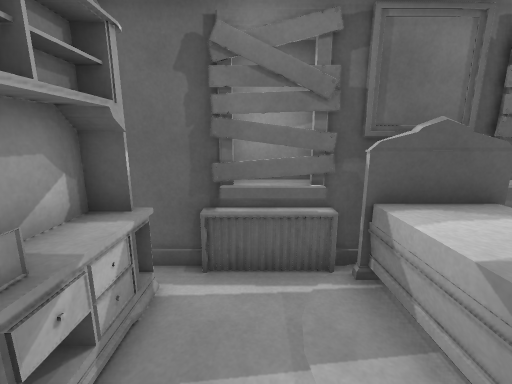
[1] (above)

12 first-person views from a walk through a 3-D level made in the Unity game engine. The camera is 1.4 m above the floor, tilts 12° down and sees 90° across. Doors are open. The floor is counted in squares, 0.5 m on a side. Each view is taken from the middle of a square. On the plan, view 1 faces up. The plan holds only what a view shows up to about 19 squares ahead; the rest is blank.

[2]
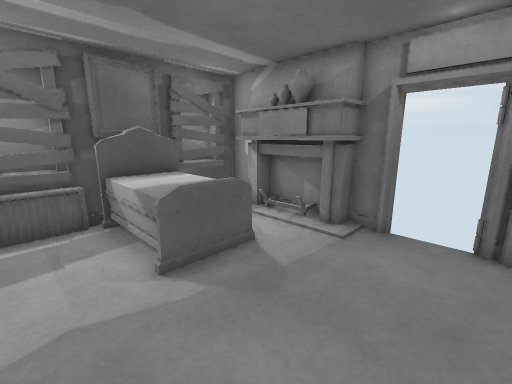

[3]
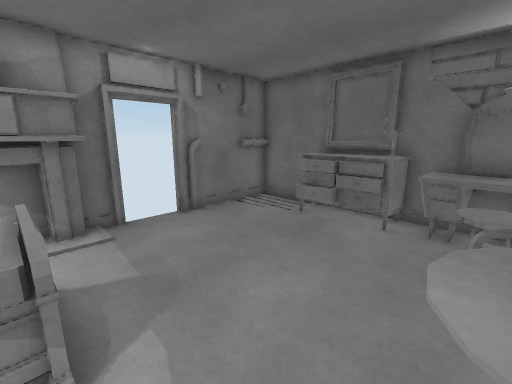

[4]
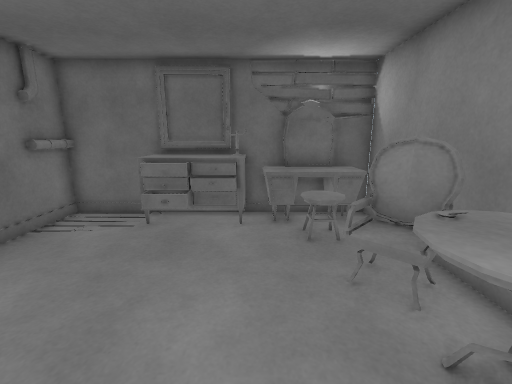

[5]
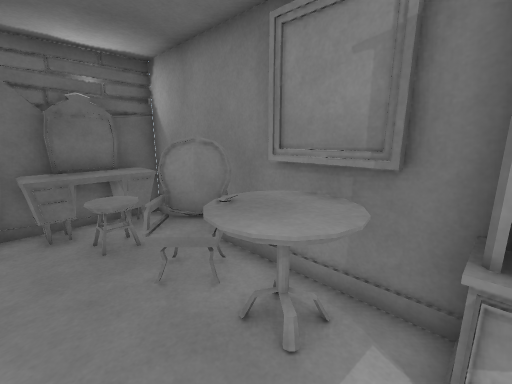

[6]
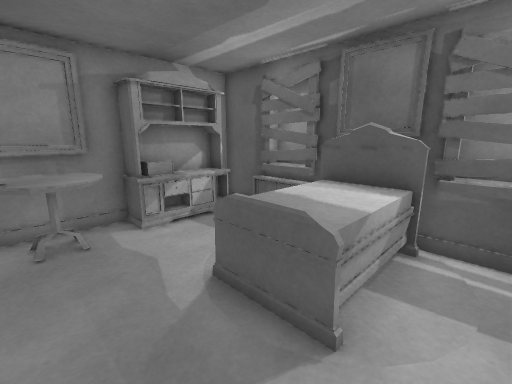

[7]
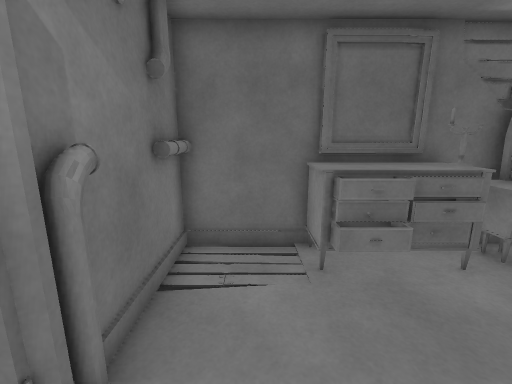

[8]
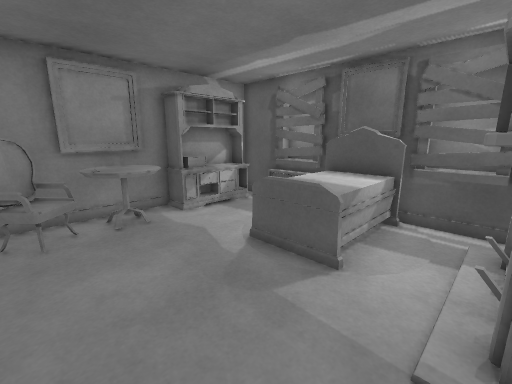

[9]
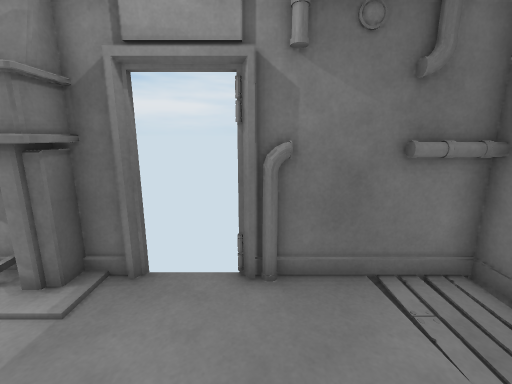

[10]
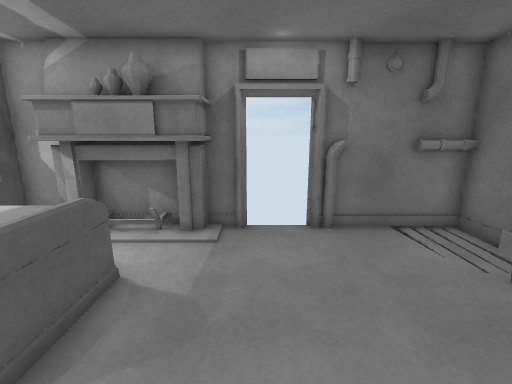

[11]
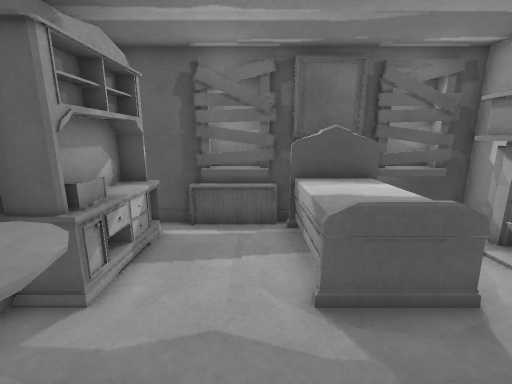

[12]
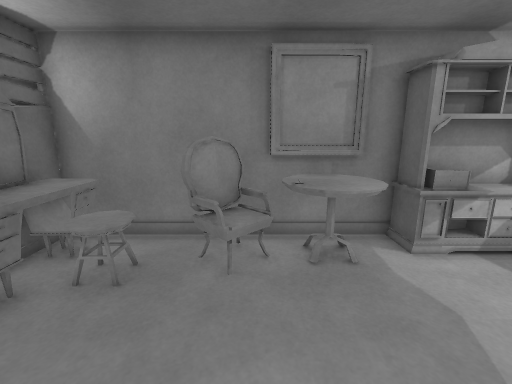

### Floor plan
Points are (right, up) in squares from view 1. A wall is a line through its corners. A room is listed if a view was taken in it or the views show most of it. See-through windows are left out.
Room 1 (views 1, 2, 3, 4, 5, 6, 7, 8, 9, 10, 11, 12)
walls: (7.9, -1.5) (7.9, -0.4); (1.6, -6.9) (4.5, -6.9); (4.7, -6.9) (4.7, -8.4); (-1.8, 1.3) (-2.5, 1.2); (-2.1, 1.5) (-2, 0.9) (-3.2, 0.9) (-3.2, -0.6); (-3.2, -1.4) (-3.2, -8.5) (7.5, -8.5); (3.4, -8.3) (4.6, -8.3); (-3, 0) (-3, -2.6); (7.9, -6.5) (7.9, -4.4); (-2.6, 2.5) (-2.6, 1.5); (7.9, 4) (7.9, 5.3) (6.4, 5.3); (1.4, 5.9) (-0.8, 5.9); (-2.1, 4.3) (-2.1, 0.9); (-1.9, 4.5) (-1.9, 0.9); (7.2, 5) (6.4, 5); (-2.6, 4.1) (-2.6, 3); (-2.8, 4.1) (-2.8, 1); (7, 5.9) (5, 5.9)
low walls: (3.1, -6.6) (3.1, -7.2) (4.4, -7.2); (1.6, -6.7) (4.5, -6.7); (1.7, -6.8) (1.7, -7.4) (2.6, -7.4); (3.1, -7) (3.1, -6.5) (4.5, -6.5); (4.5, -6.9) (4.5, -7); (1.6, -7.1) (1.6, -6.9); (3.5, -7.4) (4.4, -7.4) (4.4, -6.6); (-2.4, 2.6) (-2.4, 1.9)
ways out: open door at (8, -2.5)
objects: table (-2, -8) to (1, -7); chair (-2, -5) to (-1, -4); table (-2, -2) to (-1, 0); stool (-1, -7) to (0, -6); radiator (-1, 5); plank (0, 5) to (1, 5); bed (2, 1) to (5, 5); painting (3, -8); painting (3, 5); other object (4, 5); plank (5, 5); plank (6, 5); fireplace (7, -1); fireplace (7, 0) to (8, 0); painting (7, 1) to (7, 2); fireplace (7, 3) to (8, 3); fireplace (7, 4); pipe (8, -9); pipe (8, -8); pipe (8, -7); pipe (8, -4); fireplace (8, 1) to (8, 2)

Positions as (right, up) in squares from view 1, and headings:
1: (0, 0), facing up
2: (0, -4), facing up-right
3: (-1, 1), facing down-right
4: (1, 1), facing down
5: (1, 1), facing down-left
6: (6, -2), facing up-left
7: (6, -2), facing down
8: (7, -4), facing up-left
9: (3, -4), facing right
10: (0, -2), facing right
11: (1, -3), facing up
12: (4, -3), facing left
